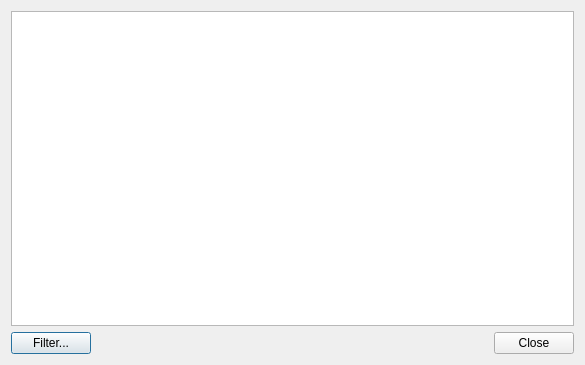
<?xml version="1.0" encoding="UTF-8"?>
<ui version="4.0">
 <class>CityView</class>
 <widget class="QDialog" name="CityView">
  <property name="geometry">
   <rect>
    <x>0</x>
    <y>0</y>
    <width>585</width>
    <height>365</height>
   </rect>
  </property>
  <property name="windowTitle">
   <string>Dialog</string>
  </property>
  <layout class="QVBoxLayout" name="verticalLayout_2">
   <item>
    <layout class="QVBoxLayout" name="verticalLayout">
     <item>
      <widget class="QTableView" name="cityView">
       <property name="minimumSize">
        <size>
         <width>500</width>
         <height>100</height>
        </size>
       </property>
       <property name="editTriggers">
        <set>QAbstractItemView::NoEditTriggers</set>
       </property>
       <property name="alternatingRowColors">
        <bool>true</bool>
       </property>
       <property name="selectionMode">
        <enum>QAbstractItemView::SingleSelection</enum>
       </property>
       <property name="selectionBehavior">
        <enum>QAbstractItemView::SelectRows</enum>
       </property>
       <property name="showGrid">
        <bool>false</bool>
       </property>
       <property name="sortingEnabled">
        <bool>true</bool>
       </property>
       <attribute name="verticalHeaderVisible">
        <bool>false</bool>
       </attribute>
      </widget>
     </item>
     <item>
      <layout class="QHBoxLayout" name="horizontalLayout">
       <item>
        <widget class="QPushButton" name="filterButton">
         <property name="text">
          <string>Filter...</string>
         </property>
         <property name="icon">
          <iconset theme="view-filter"/>
         </property>
        </widget>
       </item>
       <item>
        <spacer name="horizontalSpacer">
         <property name="orientation">
          <enum>Qt::Horizontal</enum>
         </property>
         <property name="sizeHint" stdset="0">
          <size>
           <width>308</width>
           <height>20</height>
          </size>
         </property>
        </spacer>
       </item>
       <item>
        <widget class="QPushButton" name="closeButton">
         <property name="text">
          <string>Close</string>
         </property>
         <property name="icon">
          <iconset theme="dialog-close"/>
         </property>
        </widget>
       </item>
      </layout>
     </item>
    </layout>
   </item>
  </layout>
 </widget>
 <resources/>
 <connections>
  <connection>
   <sender>closeButton</sender>
   <signal>clicked()</signal>
   <receiver>CityView</receiver>
   <slot>accept()</slot>
   <hints>
    <hint type="sourcelabel">
     <x>523</x>
     <y>333</y>
    </hint>
    <hint type="destinationlabel">
     <x>292</x>
     <y>182</y>
    </hint>
   </hints>
  </connection>
 </connections>
</ui>
